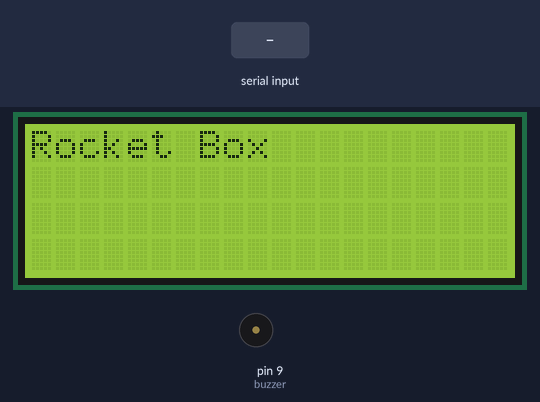
This sketch was run on a simulated Arduino Uno, built with avr-gcc and run on an emulated ATmega328P. Shown: 20×4 character LCD, buzzer (waves = sounding). The inputs (shaded band) are chosen by the test bench. What the sketch prints to the serial monitor is not drawn.

Above: at 1.2 s.
1.3 s: "1" received over the second serial link
At 2.1 s:
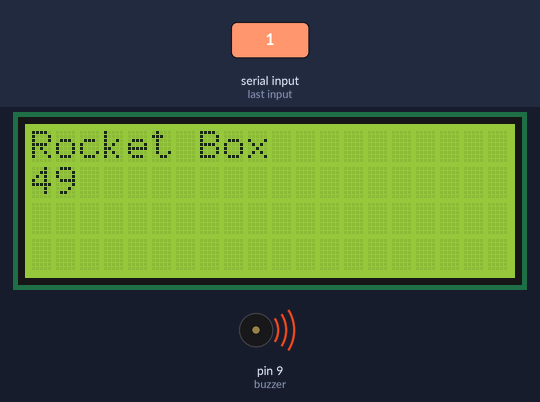
3.8 s: "0" received over the second serial link
At 6.0 s:
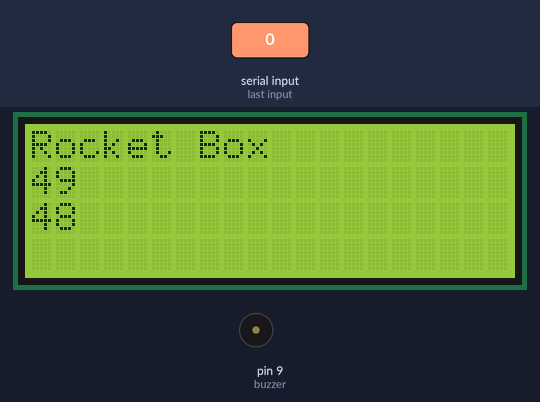
6.3 s: "2" received over the second serial link
At 8.0 s:
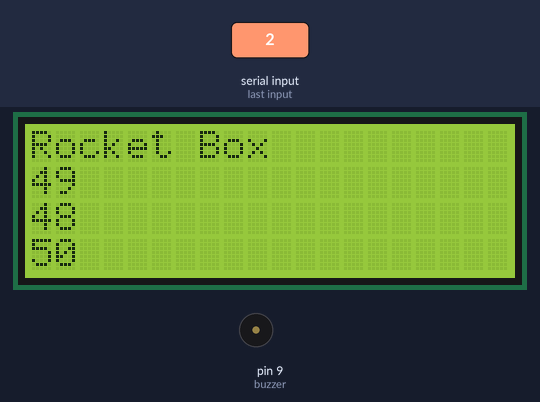
Timing chart, 0 to 9.5 s (numbered marks = the images above; inputs shaded):
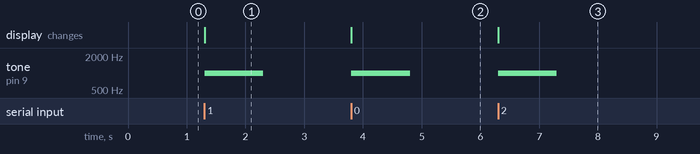

The sketch:

Alternate.ino
```cpp
#include <LiquidCrystal.h>
#include <SoftwareSerial.h>

// initialize the library by associating any needed LCD interface pin
// with the arduino pin number it is connected to
const int rs = 12, en = 11, d4 = 5, d5 = 4, d6 = 3, d7 = 2;
LiquidCrystal lcd(rs, en, d4, d5, d6, d7);
SoftwareSerial blueToothSerial(0, 1);
SoftwareSerial HC12(7, 8);

int line = 1;
int buzzer = 9;

void setup() {
  // set up the LCD's number of columns and rows:
  lcd.begin(20, 4);
  // Print a message to the LCD.
  lcd.print("Rocket Box");
  lcd.setCursor(0, 1);
  blueToothSerial.begin(9600);
  HC12.begin(9600);
  Serial.begin(9600);
  pinMode(buzzer, OUTPUT);
}

void loop() {
  if (HC12.available()) {
    readMessage();
  }
}

void playBuzzer() {
  tone(buzzer, 1000); // Send 1KHz sound signal...
  delay(1000);        // ...for 1 sec
  noTone(buzzer);     // Stop sound...
  delay(1000);        // ...for 1sec
}

void readMessage() {
  lcd.print("                    ");
  lcd.setCursor(0, line);
  lcd.print(HC12.read());
  Serial.println(HC12.read());
  line++;
  if (line > 3) {
    line = 1;
  }
  lcd.setCursor(0, line);
  playBuzzer();
}
```

Measured:
- after the input at 1.3 s, tone on pin 9 (buzzer): silent → 1000 Hz at once, → silent 1.0 s later; the display: changes at once (image 1)
- after the input at 3.8 s, tone on pin 9 (buzzer): silent → 1000 Hz at once, → silent 1.0 s later; the display: changes at once (image 2)
- after the input at 6.3 s, tone on pin 9 (buzzer): silent → 1000 Hz at once, → silent 1.0 s later; the display: changes at once (image 3)
